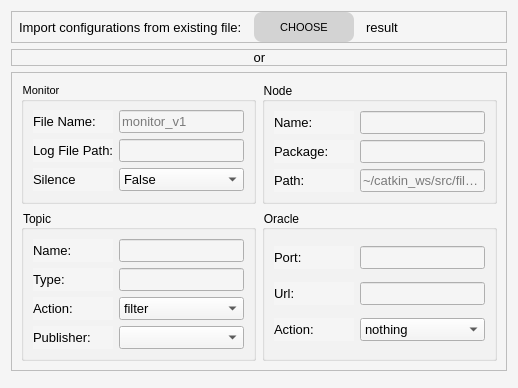
          <widget class="QWidget" name="W_ConfigMonitorPage">
           <property name="styleSheet">
            <string notr="true">background-color: #F5F5F5;</string>
           </property>
           <attribute name="title">
            <string>Monitor</string>
           </attribute>
           <layout class="QVBoxLayout" name="verticalLayout_4">
            <item>
             <widget class="QFrame" name="F_ConfigMonitorOFD">
              <property name="maximumSize">
               <size>
                <width>16777215</width>
                <height>40</height>
               </size>
              </property>
              <property name="frameShape">
               <enum>QFrame::StyledPanel</enum>
              </property>
              <property name="frameShadow">
               <enum>QFrame::Raised</enum>
              </property>
              <layout class="QHBoxLayout" name="horizontalLayout_5">
               <property name="spacing">
                <number>12</number>
               </property>
               <property name="leftMargin">
                <number>7</number>
               </property>
               <property name="topMargin">
                <number>0</number>
               </property>
               <property name="rightMargin">
                <number>7</number>
               </property>
               <property name="bottomMargin">
                <number>0</number>
               </property>
               <item>
                <widget class="QLabel" name="label">
                 <property name="font">
                  <font>
                   <pointsize>10</pointsize>
                  </font>
                 </property>
                 <property name="text">
                  <string>Import configurations from existing file:</string>
                 </property>
                </widget>
               </item>
               <item>
                <widget class="QPushButton" name="pushButton">
                 <property name="maximumSize">
                  <size>
                   <width>100</width>
                   <height>30</height>
                  </size>
                 </property>
                 <property name="font">
                  <font>
                   <pointsize>8</pointsize>
                   <weight>50</weight>
                   <bold>false</bold>
                  </font>
                 </property>
                 <property name="styleSheet">
                  <string notr="true">background-color: #D3D3D3;
  border-radius: 8px;
  border-width: 0;
  color: #black;
  display: inline-block;
  list-style: none;
  margin: 0;
  padding: 10px 12px;
  text-align: center;
  transition: all 200ms;
  vertical-align: baseline;</string>
                 </property>
                 <property name="text">
                  <string>CHOOSE</string>
                 </property>
                 <property name="checkable">
                  <bool>true</bool>
                 </property>
                </widget>
               </item>
               <item>
                <widget class="QLabel" name="label_2">
                 <property name="font">
                  <font>
                   <pointsize>10</pointsize>
                  </font>
                 </property>
                 <property name="text">
                  <string>result</string>
                 </property>
                 <property name="alignment">
                  <set>Qt::AlignLeading|Qt::AlignLeft|Qt::AlignVCenter</set>
                 </property>
                 <property name="margin">
                  <number>0</number>
                 </property>
                </widget>
               </item>
              </layout>
             </widget>
            </item>
            <item>
             <widget class="QFrame" name="F_ConfigMonitorSeperator">
              <property name="maximumSize">
               <size>
                <width>16777215</width>
                <height>25</height>
               </size>
              </property>
              <property name="layoutDirection">
               <enum>Qt::LeftToRight</enum>
              </property>
              <property name="styleSheet">
               <string notr="true"/>
              </property>
              <property name="frameShape">
               <enum>QFrame::StyledPanel</enum>
              </property>
              <property name="frameShadow">
               <enum>QFrame::Raised</enum>
              </property>
              <property name="lineWidth">
               <number>2</number>
              </property>
              <property name="midLineWidth">
               <number>-1</number>
              </property>
              <layout class="QHBoxLayout" name="horizontalLayout_6">
               <property name="spacing">
                <number>0</number>
               </property>
               <property name="topMargin">
                <number>0</number>
               </property>
               <property name="rightMargin">
                <number>0</number>
               </property>
               <property name="bottomMargin">
                <number>0</number>
               </property>
               <item>
                <widget class="QLabel" name="label_3">
                 <property name="maximumSize">
                  <size>
                   <width>20</width>
                   <height>20</height>
                  </size>
                 </property>
                 <property name="font">
                  <font>
                   <pointsize>10</pointsize>
                  </font>
                 </property>
                 <property name="midLineWidth">
                  <number>-1</number>
                 </property>
                 <property name="text">
                  <string>or  </string>
                 </property>
                 <property name="alignment">
                  <set>Qt::AlignCenter</set>
                 </property>
                </widget>
               </item>
              </layout>
             </widget>
            </item>
            <item>
             <widget class="QFrame" name="F_ConfigMonitorContent">
              <property name="styleSheet">
               <string notr="true"/>
              </property>
              <property name="frameShape">
               <enum>QFrame::StyledPanel</enum>
              </property>
              <property name="frameShadow">
               <enum>QFrame::Raised</enum>
              </property>
              <layout class="QGridLayout" name="gridLayout_2">
               <item row="3" column="0">
                <widget class="QGroupBox" name="groupBox_3">
                 <property name="title">
                  <string>Topic</string>
                 </property>
                 <layout class="QGridLayout" name="gridLayout_5">
                  <item row="2" column="1">
                   <widget class="QComboBox" name="comboBox_3">
                    <property name="font">
                     <font>
                      <pointsize>10</pointsize>
                     </font>
                    </property>
                    <item>
                     <property name="text">
                      <string>filter</string>
                     </property>
                    </item>
                    <item>
                     <property name="text">
                      <string>log</string>
                     </property>
                    </item>
                   </widget>
                  </item>
                  <item row="3" column="1">
                   <widget class="QComboBox" name="comboBox_2">
                    <property name="font">
                     <font>
                      <pointsize>10</pointsize>
                     </font>
                    </property>
                   </widget>
                  </item>
                  <item row="3" column="0">
                   <widget class="QLabel" name="label_14">
                    <property name="minimumSize">
                     <size>
                      <width>80</width>
                      <height>0</height>
                     </size>
                    </property>
                    <property name="maximumSize">
                     <size>
                      <width>80</width>
                      <height>16777215</height>
                     </size>
                    </property>
                    <property name="font">
                     <font>
                      <pointsize>10</pointsize>
                     </font>
                    </property>
                    <property name="text">
                     <string>Publisher:</string>
                    </property>
                   </widget>
                  </item>
                  <item row="1" column="0">
                   <widget class="QLabel" name="label_12">
                    <property name="minimumSize">
                     <size>
                      <width>80</width>
                      <height>0</height>
                     </size>
                    </property>
                    <property name="maximumSize">
                     <size>
                      <width>80</width>
                      <height>16777215</height>
                     </size>
                    </property>
                    <property name="font">
                     <font>
                      <pointsize>10</pointsize>
                     </font>
                    </property>
                    <property name="text">
                     <string>Type:</string>
                    </property>
                   </widget>
                  </item>
                  <item row="2" column="0">
                   <widget class="QLabel" name="label_13">
                    <property name="minimumSize">
                     <size>
                      <width>80</width>
                      <height>0</height>
                     </size>
                    </property>
                    <property name="maximumSize">
                     <size>
                      <width>80</width>
                      <height>16777215</height>
                     </size>
                    </property>
                    <property name="font">
                     <font>
                      <pointsize>10</pointsize>
                     </font>
                    </property>
                    <property name="text">
                     <string>Action:</string>
                    </property>
                   </widget>
                  </item>
                  <item row="0" column="1">
                   <widget class="QLineEdit" name="lineEdit_3">
                    <property name="font">
                     <font>
                      <pointsize>10</pointsize>
                     </font>
                    </property>
                   </widget>
                  </item>
                  <item row="0" column="0">
                   <widget class="QLabel" name="label_8">
                    <property name="minimumSize">
                     <size>
                      <width>80</width>
                      <height>0</height>
                     </size>
                    </property>
                    <property name="maximumSize">
                     <size>
                      <width>80</width>
                      <height>16777215</height>
                     </size>
                    </property>
                    <property name="font">
                     <font>
                      <pointsize>10</pointsize>
                     </font>
                    </property>
                    <property name="text">
                     <string>Name:</string>
                    </property>
                   </widget>
                  </item>
                  <item row="1" column="1">
                   <widget class="QLineEdit" name="lineEdit_8">
                    <property name="font">
                     <font>
                      <pointsize>10</pointsize>
                     </font>
                    </property>
                   </widget>
                  </item>
                 </layout>
                </widget>
               </item>
               <item row="3" column="1">
                <widget class="QGroupBox" name="groupBox_4">
                 <property name="title">
                  <string>Oracle</string>
                 </property>
                 <layout class="QGridLayout" name="gridLayout_4">
                  <item row="0" column="1">
                   <widget class="QLabel" name="label_9">
                    <property name="minimumSize">
                     <size>
                      <width>80</width>
                      <height>0</height>
                     </size>
                    </property>
                    <property name="maximumSize">
                     <size>
                      <width>80</width>
                      <height>16777215</height>
                     </size>
                    </property>
                    <property name="font">
                     <font>
                      <pointsize>10</pointsize>
                     </font>
                    </property>
                    <property name="text">
                     <string>Port:</string>
                    </property>
                   </widget>
                  </item>
                  <item row="2" column="2">
                   <widget class="QComboBox" name="comboBox_4">
                    <property name="font">
                     <font>
                      <pointsize>10</pointsize>
                     </font>
                    </property>
                    <item>
                     <property name="text">
                      <string>nothing</string>
                     </property>
                    </item>
                   </widget>
                  </item>
                  <item row="0" column="2">
                   <widget class="QLineEdit" name="lineEdit_4">
                    <property name="font">
                     <font>
                      <pointsize>10</pointsize>
                     </font>
                    </property>
                   </widget>
                  </item>
                  <item row="1" column="2">
                   <widget class="QLineEdit" name="lineEdit_10">
                    <property name="font">
                     <font>
                      <pointsize>10</pointsize>
                     </font>
                    </property>
                   </widget>
                  </item>
                  <item row="1" column="1">
                   <widget class="QLabel" name="label_15">
                    <property name="minimumSize">
                     <size>
                      <width>80</width>
                      <height>0</height>
                     </size>
                    </property>
                    <property name="maximumSize">
                     <size>
                      <width>80</width>
                      <height>16777215</height>
                     </size>
                    </property>
                    <property name="font">
                     <font>
                      <pointsize>10</pointsize>
                     </font>
                    </property>
                    <property name="text">
                     <string>Url:</string>
                    </property>
                   </widget>
                  </item>
                  <item row="2" column="1">
                   <widget class="QLabel" name="label_16">
                    <property name="minimumSize">
                     <size>
                      <width>80</width>
                      <height>0</height>
                     </size>
                    </property>
                    <property name="maximumSize">
                     <size>
                      <width>80</width>
                      <height>16777215</height>
                     </size>
                    </property>
                    <property name="font">
                     <font>
                      <pointsize>10</pointsize>
                     </font>
                    </property>
                    <property name="text">
                     <string>Action:</string>
                    </property>
                   </widget>
                  </item>
                 </layout>
                </widget>
               </item>
               <item row="0" column="0">
                <widget class="QGroupBox" name="groupBox">
                 <property name="font">
                  <font>
                   <pointsize>8</pointsize>
                  </font>
                 </property>
                 <property name="title">
                  <string>Monitor</string>
                 </property>
                 <property name="alignment">
                  <set>Qt::AlignLeading|Qt::AlignLeft|Qt::AlignVCenter</set>
                 </property>
                 <layout class="QGridLayout">
                  <item row="0" column="2">
                   <widget class="QLineEdit" name="lineEdit">
                    <property name="font">
                     <font>
                      <pointsize>10</pointsize>
                     </font>
                    </property>
                    <property name="text">
                     <string/>
                    </property>
                    <property name="placeholderText">
                     <string>monitor_v1</string>
                    </property>
                   </widget>
                  </item>
                  <item row="1" column="2">
                   <widget class="QLineEdit" name="lineEdit_6">
                    <property name="font">
                     <font>
                      <pointsize>10</pointsize>
                     </font>
                    </property>
                    <property name="text">
                     <string/>
                    </property>
                    <property name="placeholderText">
                     <string/>
                    </property>
                   </widget>
                  </item>
                  <item row="0" column="1">
                   <widget class="QLabel" name="label_4">
                    <property name="minimumSize">
                     <size>
                      <width>80</width>
                      <height>0</height>
                     </size>
                    </property>
                    <property name="maximumSize">
                     <size>
                      <width>80</width>
                      <height>16777215</height>
                     </size>
                    </property>
                    <property name="font">
                     <font>
                      <pointsize>10</pointsize>
                     </font>
                    </property>
                    <property name="text">
                     <string>File Name:</string>
                    </property>
                   </widget>
                  </item>
                  <item row="2" column="2">
                   <widget class="QComboBox" name="comboBox">
                    <property name="font">
                     <font>
                      <pointsize>10</pointsize>
                     </font>
                    </property>
                    <item>
                     <property name="text">
                      <string>False</string>
                     </property>
                    </item>
                    <item>
                     <property name="text">
                      <string>True</string>
                     </property>
                    </item>
                   </widget>
                  </item>
                  <item row="1" column="1">
                   <widget class="QLabel" name="label_5">
                    <property name="minimumSize">
                     <size>
                      <width>80</width>
                      <height>0</height>
                     </size>
                    </property>
                    <property name="maximumSize">
                     <size>
                      <width>80</width>
                      <height>16777215</height>
                     </size>
                    </property>
                    <property name="font">
                     <font>
                      <pointsize>10</pointsize>
                     </font>
                    </property>
                    <property name="text">
                     <string>Log File Path:</string>
                    </property>
                   </widget>
                  </item>
                  <item row="2" column="1">
                   <widget class="QLabel" name="label_6">
                    <property name="minimumSize">
                     <size>
                      <width>80</width>
                      <height>0</height>
                     </size>
                    </property>
                    <property name="maximumSize">
                     <size>
                      <width>80</width>
                      <height>16777215</height>
                     </size>
                    </property>
                    <property name="font">
                     <font>
                      <pointsize>10</pointsize>
                     </font>
                    </property>
                    <property name="text">
                     <string>Silence</string>
                    </property>
                   </widget>
                  </item>
                 </layout>
                </widget>
               </item>
               <item row="0" column="1">
                <widget class="QGroupBox" name="groupBox_2">
                 <property name="title">
                  <string>Node</string>
                 </property>
                 <layout class="QGridLayout" name="gridLayout_3">
                  <item row="2" column="0">
                   <widget class="QLabel" name="label_11">
                    <property name="minimumSize">
                     <size>
                      <width>80</width>
                      <height>0</height>
                     </size>
                    </property>
                    <property name="maximumSize">
                     <size>
                      <width>80</width>
                      <height>16777215</height>
                     </size>
                    </property>
                    <property name="font">
                     <font>
                      <pointsize>10</pointsize>
                     </font>
                    </property>
                    <property name="text">
                     <string>Path:</string>
                    </property>
                   </widget>
                  </item>
                  <item row="0" column="1">
                   <widget class="QLineEdit" name="lineEdit_2">
                    <property name="font">
                     <font>
                      <pointsize>10</pointsize>
                     </font>
                    </property>
                    <property name="placeholderText">
                     <string/>
                    </property>
                   </widget>
                  </item>
                  <item row="0" column="0">
                   <widget class="QLabel" name="label_7">
                    <property name="minimumSize">
                     <size>
                      <width>80</width>
                      <height>0</height>
                     </size>
                    </property>
                    <property name="maximumSize">
                     <size>
                      <width>80</width>
                      <height>16777215</height>
                     </size>
                    </property>
                    <property name="font">
                     <font>
                      <pointsize>10</pointsize>
                     </font>
                    </property>
                    <property name="text">
                     <string>Name:</string>
                    </property>
                   </widget>
                  </item>
                  <item row="2" column="1">
                   <widget class="QLineEdit" name="lineEdit_7">
                    <property name="font">
                     <font>
                      <pointsize>10</pointsize>
                     </font>
                    </property>
                    <property name="placeholderText">
                     <string>~/catkin_ws/src/filePath</string>
                    </property>
                   </widget>
                  </item>
                  <item row="1" column="1">
                   <widget class="QLineEdit" name="lineEdit_5">
                    <property name="font">
                     <font>
                      <pointsize>10</pointsize>
                     </font>
                    </property>
                   </widget>
                  </item>
                  <item row="1" column="0">
                   <widget class="QLabel" name="label_10">
                    <property name="minimumSize">
                     <size>
                      <width>80</width>
                      <height>0</height>
                     </size>
                    </property>
                    <property name="maximumSize">
                     <size>
                      <width>80</width>
                      <height>16777215</height>
                     </size>
                    </property>
                    <property name="font">
                     <font>
                      <pointsize>10</pointsize>
                     </font>
                    </property>
                    <property name="text">
                     <string>Package:</string>
                    </property>
                   </widget>
                  </item>
                 </layout>
                </widget>
               </item>
              </layout>
             </widget>
            </item>
            <item>
             <widget class="QFrame" name="F_ConfigMonitorBlank">
              <property name="frameShape">
               <enum>QFrame::StyledPanel</enum>
              </property>
              <property name="frameShadow">
               <enum>QFrame::Raised</enum>
              </property>
             </widget>
            </item>
           </layout>
          </widget>
